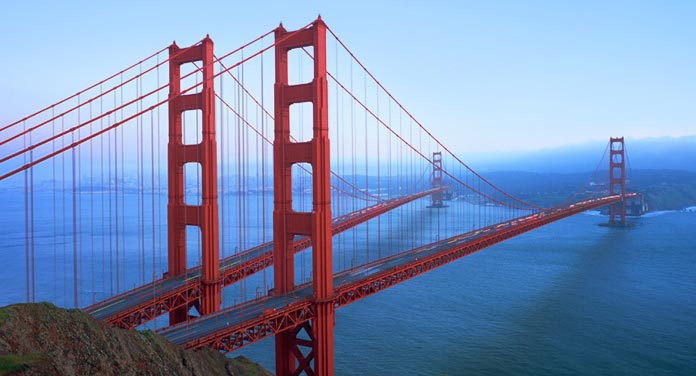
#> input picture Python/image_processing/bridge_medium.jpg, 696 x 376 px
$ python image_rotation.py
#> lines starting #> are read from the running program, lines starting #| are printed output that depends on the picture
from PIL import Image

im = Image.open("bridge_medium.jpg")
#> im is the input picture: PIL image 696x376 RGB; mean R, G, B 121.2, 142.4, 181.1
im.rotate(45).show()
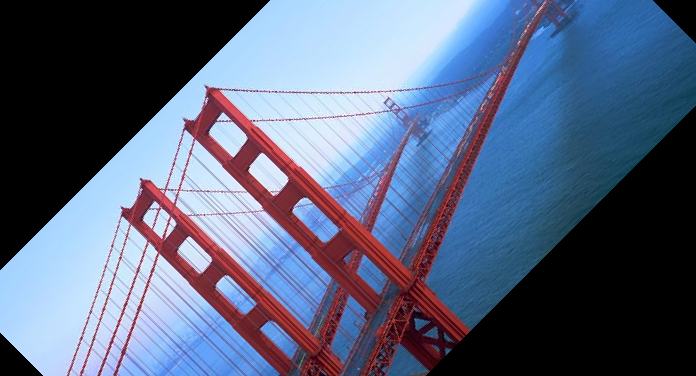
#> shown: PIL image 696x376 RGB; mean R, G, B 88.1, 100.7, 127.5

print("Process has finished...")

$ run again, with Python/image_processing/headshot_A-small.jpg copied over Python/image_processing/bridge_medium.jpg
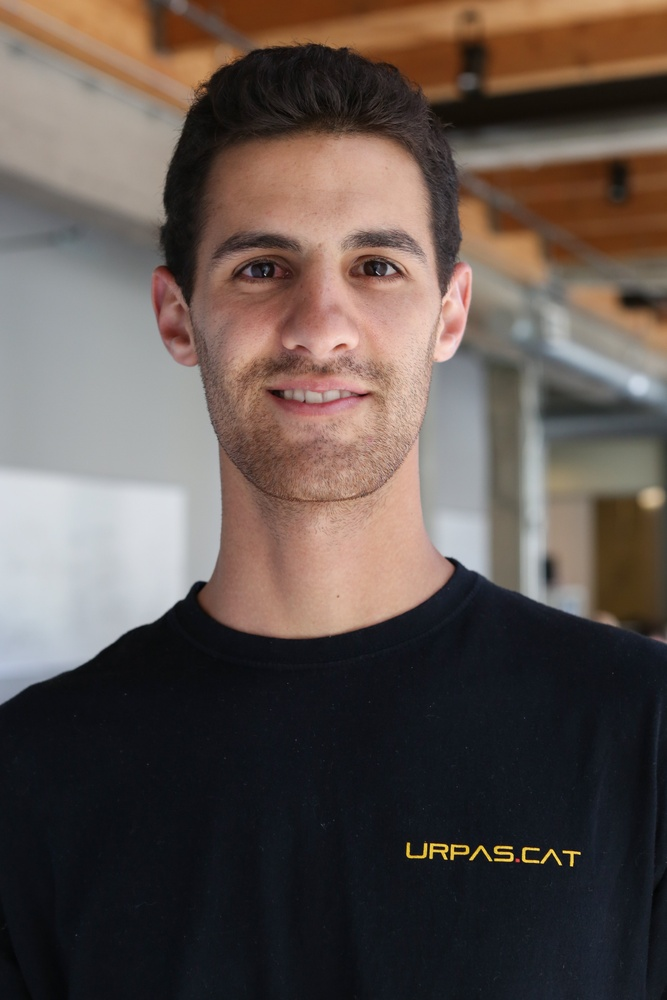
#> input picture Python/image_processing/headshot_A-small.jpg, 667 x 1000 px, shrunk from 3471 x 5207 before the run
#> im is the input picture: PIL image 667x1000 RGB; mean R, G, B 95.3, 83.6, 78.3
#> `im.rotate(45).show()`:
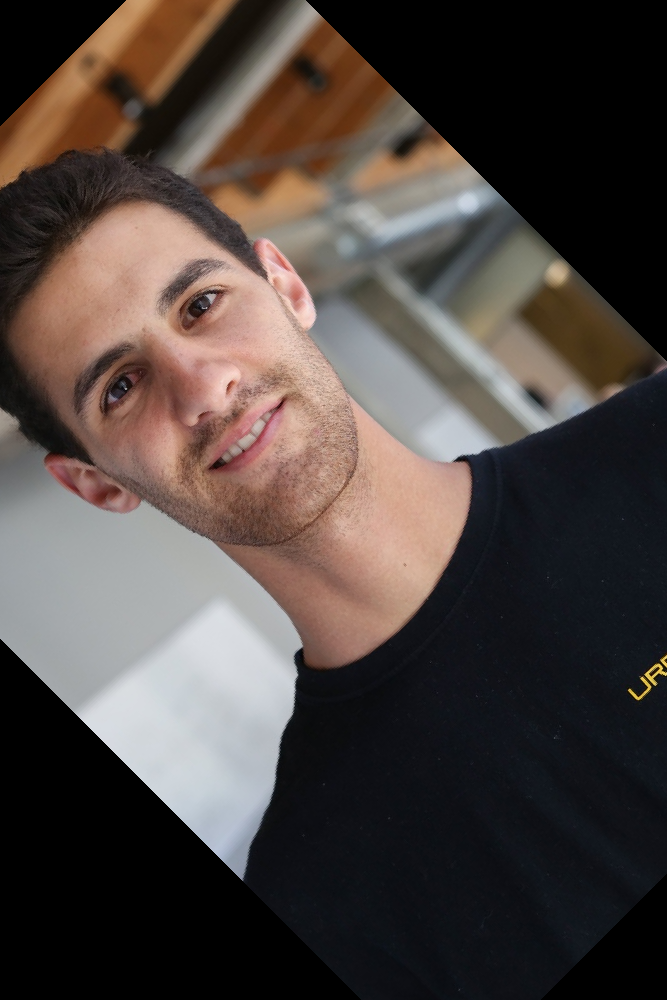
#> shown: PIL image 667x1000 RGB; mean R, G, B 78.1, 68.6, 64.6
